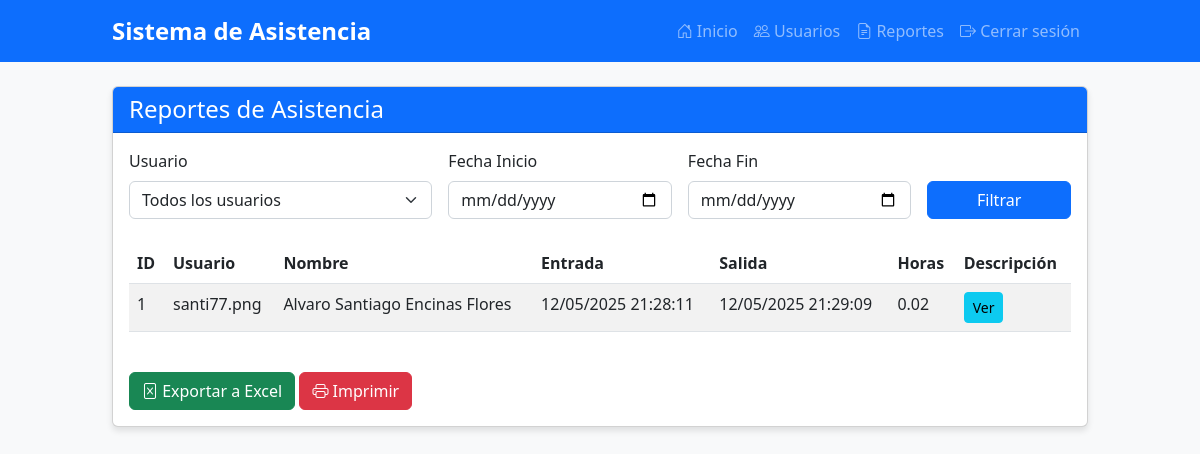
Page /admin/reports (signed in) on the earlier database version.
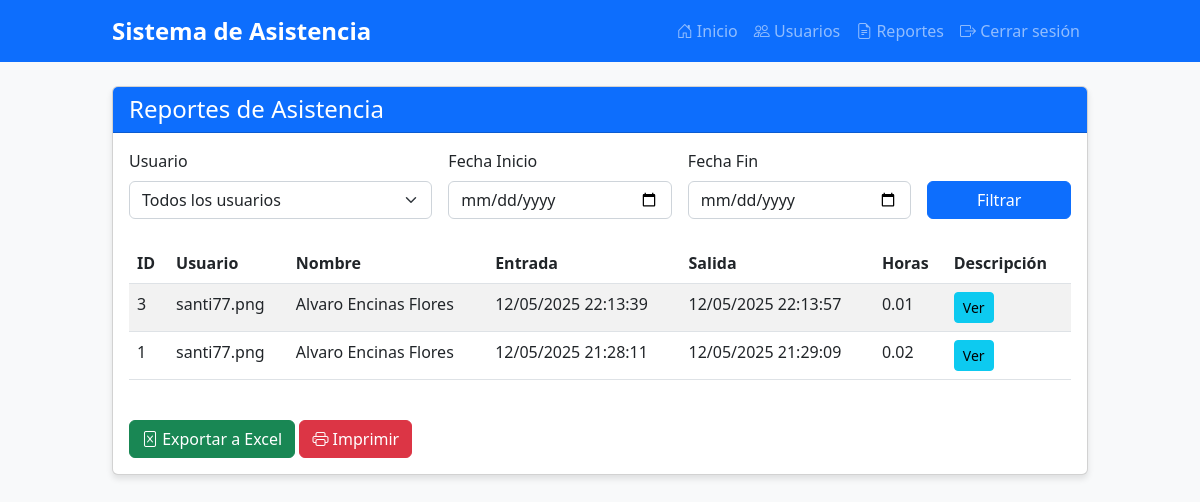
Same page on the later database version.
### tables this page shows
CREATE TABLE attendance (
        id INTEGER PRIMARY KEY AUTOINCREMENT,
        user_id INTEGER NOT NULL,
        check_in TIMESTAMP,
        check_out TIMESTAMP,
        description TEXT,
        FOREIGN KEY (user_id) REFERENCES users (id)
    );

CREATE TABLE users (
        id INTEGER PRIMARY KEY AUTOINCREMENT,
        username TEXT UNIQUE NOT NULL,
        password TEXT NOT NULL,
        full_name TEXT NOT NULL,
        is_admin INTEGER DEFAULT 0
    );

### app.py (the view)
@app.route('/admin/reports')
def reports():
    if 'user_id' not in session or not session.get('is_admin'):
        flash('Acceso no autorizado', 'error')
        return redirect(url_for('index'))
    user_id = request.args.get('user_id', type=int)
    start_date = request.args.get('start_date')
    end_date = request.args.get('end_date')
    users = database.get_users()
    records = database.get_attendance_records(user_id, start_date, end_date)
    processed_records = []
    for record in records:
        rec = dict(record)
        if rec['check_in']:
            rec['check_in'] = datetime.datetime.fromisoformat(rec['check_in'])
        if rec['check_out']:
            rec['check_out'] = datetime.datetime.fromisoformat(rec['check_out'])
            if rec['check_in']:
                diff = rec['check_out'] - rec['check_in']
                hours = diff.total_seconds() / 3600
                rec['hours_worked'] = round(hours, 2)
            else:
                rec['hours_worked'] = 0
        else:
            rec['hours_worked'] = 0
        processed_records.append(rec)
    return render_template('reports.html', users=users, records=processed_records,
                           selected_user=user_id, start_date=start_date, end_date=end_date)

### database.py (called while the page is built)
def get_users():
    conn = sqlite3.connect('attendance.db')
    conn.row_factory = sqlite3.Row
    c = conn.cursor()
    c.execute("SELECT id, username, full_name, is_admin FROM users")
    users = c.fetchall()
    conn.close()
    return users

def get_attendance_records(user_id=None, start_date=None, end_date=None):
    conn = sqlite3.connect('attendance.db')
    conn.row_factory = sqlite3.Row
    c = conn.cursor()
    query = """
    SELECT a.id, a.check_in, a.check_out, a.description, u.full_name, u.username
    FROM attendance a
    JOIN users u ON a.user_id = u.id
    WHERE 1=1
    """
    params = []
    if user_id:
        query += " AND a.user_id = ?"
        params.append(user_id)
    if start_date:
        query += " AND date(a.check_in) >= date(?)"
        params.append(start_date)
    if end_date:
        query += " AND date(a.check_in) <= date(?)"
        params.append(end_date)
    query += " ORDER BY a.check_in DESC"
    c.execute(query, params)
    records = c.fetchall()
    conn.close()
    return records

### templates/reports.html (shortened to what this page needs)
{% extends "layout.html" %}
{% block content %}
<div class="row">
    <div class="col-md-12">
        <div class="card">
            <div class="card-header bg-primary text-white">
                <h4 class="mb-0">Reportes de Asistencia</h4>
            </div>
            <div class="card-body">
                <form method="get" action="/admin/reports" class="row g-3 mb-4">
                    <div class="col-md-4">
                        <label for="user_id" class="form-label">Usuario</label>
                        <select class="form-select" id="user_id" name="user_id">
                            <option value="">Todos los usuarios</option>
                        </select>
                    </div>
                    <div class="col-md-3">
                        <label for="start_date" class="form-label">Fecha Inicio</label>
                        <input type="date" class="form-control" id="start_date" name="start_date" value="{{ start_date }}">
                    </div>
                    <div class="col-md-3">
                        <label for="end_date" class="form-label">Fecha Fin</label>
                        <input type="date" class="form-control" id="end_date" name="end_date" value="{{ end_date }}">
                    </div>
                    <div class="col-md-2 d-flex align-items-end">
                        <button type="submit" class="btn btn-primary w-100">Filtrar</button>
                    </div>
                </form>
                <div class="table-responsive">
                    <table class="table table-striped">
                        <thead>
                            <tr>
                                <th>ID</th>
                                <th>Usuario</th>
                                <th>Nombre</th>
                                <th>Entrada</th>
                                <th>Salida</th>
                                <th>Horas</th>
                                <th>Descripción</th>
                            </tr>
                        </thead>
                        <tbody>
                            {% for record in records %}
                            <tr>
                                <td>{{ record.id }}</td>
                                <td>{{ record.username }}</td>
                                <td>{{ record.full_name }}</td>
                                <td>
                                    {% if record.check_in %}
                                    {{ record.check_in.strftime('%d/%m/%Y %H:%M:%S') }}
                                    {% else %}
                                    -
                                    {% endif %}
                                </td>
                                <td>
                                    {% if record.check_out %}
                                    {{ record.check_out.strftime('%d/%m/%Y %H:%M:%S') }}
                                    {% else %}
                                    <span class="badge bg-warning">Pendiente</span>
                                    {% endif %}
                                </td>
                                <td>
                                    {% if record.hours_worked %}
                                    {{ record.hours_worked }}
                                    {% else %}
                                    -
                                    {% endif %}
                                </td>
                                <td>
                                    {% if record.description %}
                                    <button type="button" class="btn btn-sm btn-info" data-bs-toggle="modal" data-bs-target="#descriptionModal-{{ record.id }}">
                                        Ver
                                    </button>
                                    {% else %}
                                    -
                                    {% endif %}
                                </td>
                            </tr>
                            {% else %}
                            <tr>
                                <td colspan="7" class="text-center">No hay registros para mostrar</td>
                            </tr>
                            {% endfor %}
                        </tbody>
                    </table>
                </div>
                <div class="mt-4">
                    <button class="btn btn-success" id="exportBtn">
                        <i class="bi bi-file-excel"></i> Exportar a Excel
                    </button>
                    <button class="btn btn-danger" id="printBtn">
                        <i class="bi bi-printer"></i> Imprimir
                    </button>
                </div>
            </div>
        </div>
    </div>
</div>
{% endblock %}

### templates/layout.html (shortened to what this page needs)
<!DOCTYPE html>
<html lang="es">
<head>
    <link href="https://cdn.jsdelivr.net/npm/bootstrap@5.2.3/dist/css/bootstrap.min.css" rel="stylesheet">
    <link rel="stylesheet" href="https://cdn.jsdelivr.net/npm/bootstrap-icons@1.10.0/font/bootstrap-icons.css">
</head>
<body>
    <nav class="navbar navbar-expand-lg navbar-dark bg-primary mb-4">
        <div class="container">
            <a class="navbar-brand logo" href="/">Sistema de Asistencia</a>
            {% if session.user_id %}
            <div class="collapse navbar-collapse" id="navbarNav">
                <ul class="navbar-nav ms-auto">
                    <li class="nav-item">
                        <a class="nav-link" href="/"><i class="bi bi-house-door"></i> Inicio</a>
                    </li>
                    {% if session.is_admin %}
                    <li class="nav-item">
                        <a class="nav-link" href="/admin"><i class="bi bi-people"></i> Usuarios</a>
                    </li>
                    <li class="nav-item">
                        <a class="nav-link" href="/admin/reports"><i class="bi bi-file-earmark-text"></i> Reportes</a>
                    </li>
                    {% endif %}
                    <li class="nav-item">
                        <a class="nav-link" href="/logout"><i class="bi bi-box-arrow-right"></i> Cerrar sesión</a>
                    </li>
                </ul>
            </div>
            {% endif %}
        </div>
    </nav>
    <div class="container">
        {% block content %}{% endblock %}
    </div>
</body>
</html>

### templates/layout.html (style rules this page uses)
body { background-color: #f8f9fa; }
.container { max-width: 1000px; }
.logo { font-weight: bold; font-size: 1.5rem; }
.card { box-shadow: 0 4px 6px rgba(0, 0, 0, 0.1); margin-bottom: 20px; }

Differences in the rows shown:
added attendance: id "3", username "santi77.png", full_name "Alvaro Encinas Flores", check_in "12/05/2025 22:13:39", check_out "12/05/2025 22:13:57", hours_worked "0.01"
changed through a linked row, attendance id 1: full_name "Alvaro Santiago Encinas Flores" → "Alvaro Encinas Flores"
